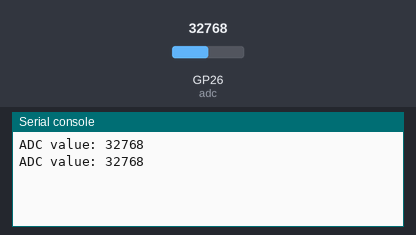
Bench run of a program on a simulated Raspberry Pi Pico running MicroPython. Shown: the last lines printed to the serial console. The inputs (shaded band) are chosen by the test bench; at power-on: GP26 (adc) = 32768 (analog values on the 0–65535 scale).

Above: at 1.2 s.
1.3 s: GP26 (adc) set to 45874
At 2.6 s:
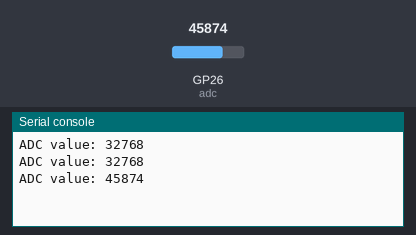
2.8 s: GP26 (adc) set to 57670
At 3.8 s:
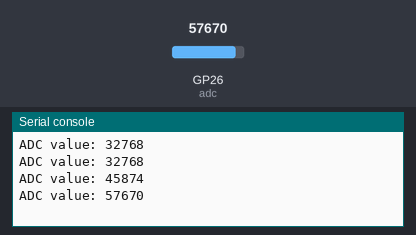
Timing chart, 0 to 5.8 s (numbered marks = the images above; inputs shaded):
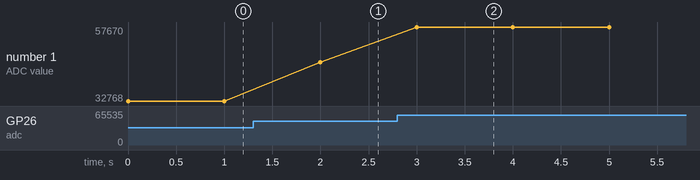

Measured:
- after the input at 1.3 s, the serial console: prints a new line after 0.70 s (image 1)
- after the input at 2.8 s, the serial console: prints a new line after 0.20 s (image 2)
- plotted number 1: 32768 → 45874 after the input at 1.3 s, 45874 → 57670 after the input at 2.8 s

The program:

potentiometer.py
```python
import machine
import time

# Create an ADC object with ADC0 channel
adc = machine.ADC(machine.Pin(26))

# Main loop
while True:
    # Read the ADC value
    adc_value = adc.read_u16()

    # Print the ADC value
    print("ADC value: {}".format(adc_value))

    # Delay for a short period of time
    time.sleep(1)  # Adjust the delay time as needed
```
